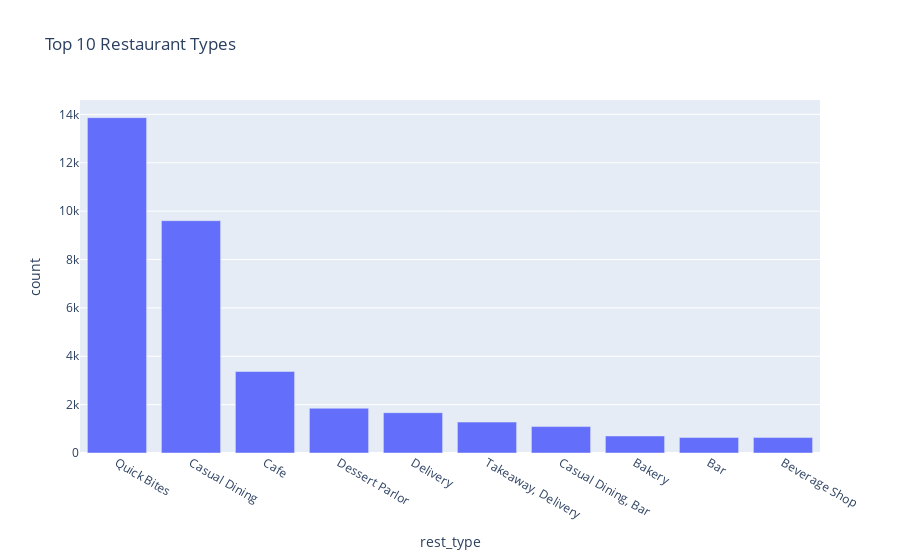

Write notebook code for a chart like this one.
### Markdown cell above
# Most Popular Restaurant types

### Code cell
#df.rest_type.value_counts().head(10).iplot(kind="bar")

import plotly.express as px

# Prepare the data
top_rest_types = df['rest_type'].value_counts().head(10).reset_index()
top_rest_types.columns = ['rest_type', 'count']

# Plot
fig = px.bar(top_rest_types, x='rest_type', y='count', title='Top 10 Restaurant Types')
fig.show()

### Figure 1 — Plotly figure (JSON) as saved in the notebook; plotly's stock layout.template omitted (floating-point values rounded to 4 significant figures)
{"data": [{"hovertemplate": "rest_type=%{x}<br>count=%{y}<extra></extra>", "legendgroup": "", "marker": {"color": "#636efa", "pattern": {"shape": ""}}, "name": "", "orientation": "v", "showlegend": false, "textposition": "auto", "type": "bar", "x": ["Quick Bites", "Casual Dining", "Cafe", "Dessert Parlor", "Delivery", "Takeaway, Delivery", "Casual Dining, Bar", "Bakery", "Bar", "Beverage Shop"], "xaxis": "x", "y": [13866, 9605, 3368, 1850, 1666, 1278, 1092, 704, 640, 638], "yaxis": "y"}], "layout": {"barmode": "relative", "legend": {"tracegroupgap": 0}, "title": {"text": "Top 10 Restaurant Types"}, "xaxis": {"anchor": "y", "domain": [0, 1], "title": {"text": "rest_type"}}, "yaxis": {"anchor": "x", "domain": [0, 1], "title": {"text": "count"}}}}
